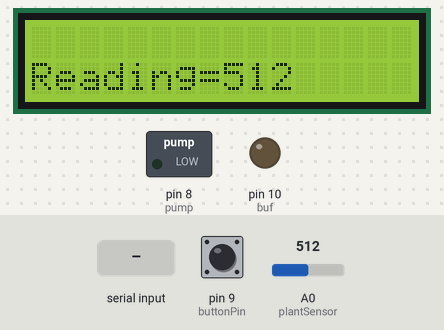
This sketch was run on a simulated Arduino Uno, built with avr-gcc and run on an emulated ATmega328P. On the bench: 16×2 character LCD, switched loads named in the sketch (green lamp = pin HIGH), output pins drawn as LEDs (lit = HIGH). The inputs (shaded band) are chosen by the test bench; at power-on: A0 (plantSensor) = 512, pin 9 (buttonPin) LOW. What the sketch prints to the serial monitor is not drawn.

Above: at 4.2 s.
5.4 s: A0 (plantSensor) set to 589
At 7.9 s:
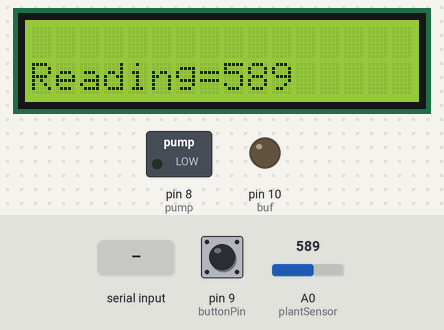
9.6 s: A0 (plantSensor) set to 610
At 16.1 s:
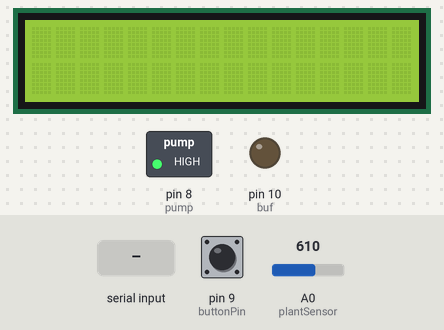
20.4 s: pin 9 (buttonPin) pulled HIGH for 2.15 s
24.0 s: "n" received over the second serial link
At 26.1 s:
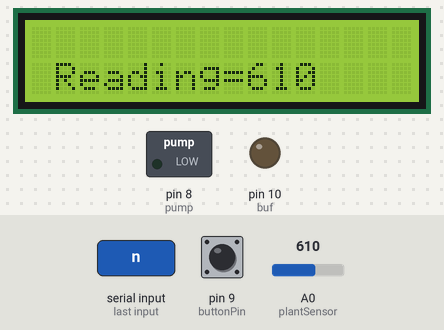
31.5 s: "f" received over the second serial link
At 33.2 s:
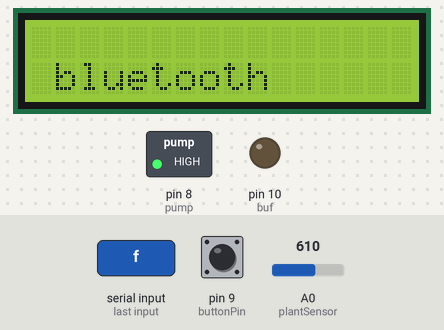
35.1 s: A0 (plantSensor) set to 590
At 44.9 s:
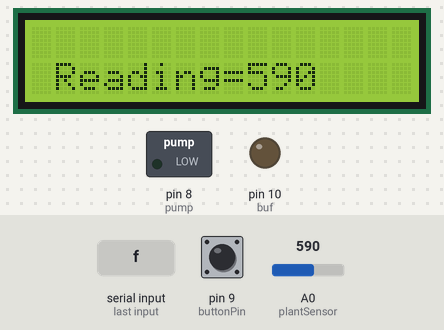
Timing chart, 0 to 46.4 s (numbered marks = the images above; inputs shaded):
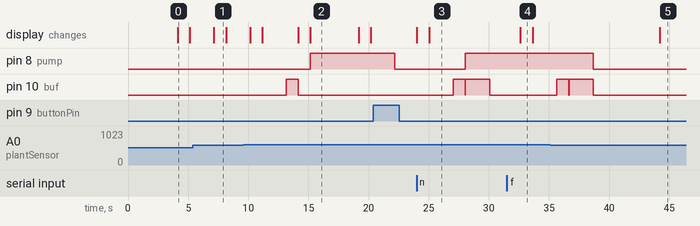

The sketch:

Code_Arduino.ino
```cpp
#include <SoftwareSerial.h> //Software Serial Port
#include <LiquidCrystal.h> // include the library code
#define RxD 6 // This is the pin that the Bluetooth (BT_TX) will transmit to the Arduino (RxD)
#define TxD 7 // This is the pin that the Bluetooth (BT_RX) will receive from the Arduino (TxD)
#define lothreshold 600 // Defining Thresholds
#define upthreshold 900//
#define DEBUG_ENABLED 1//
SoftwareSerial blueToothSerial(RxD,TxD);//
int plantSensor=A0; // sensor pins
int value=0;  //initializing sensor value & variables
int pump=8; // water pump control pin
int buf=10;
LiquidCrystal lcd(12,11,5,4,3,2); // initialize the library with the numbers of the interface pins
const int buttonPin=9;//
int buttonState=0;// variable for reading the pushbutton status
void watering();//
void setup()
{
  Serial.begin(9600);//
  pinMode(RxD,INPUT); // Setup the Arduino to receive INPUT from the bluetooth shield on Digital Pin 6
  pinMode(TxD,OUTPUT); // Setup the Arduino to send data (OUTPUT) to the bluetooth shield on Digital Pin 7
  setupBlueToothConnection(); //Used to initialise the Bluetooth shield
  pinMode(pump,OUTPUT);//
  pinMode(buf,OUTPUT);
  pinMode(buttonPin,INPUT);//
  lcd.begin(16,2); // set up the LCD's number of columns and rows:
  digitalWrite(pump,LOW); //pump off at initial
}

void loop()
{ char recvChar;
  int f=0;
  buttonState=digitalRead(buttonPin); // read the state of the pushbutton value:
  value=analogRead(plantSensor); //Reading values from sensor
  if(buttonState==HIGH)
   {
     while(1)
      {
         if(blueToothSerial.available())//check if there's any data sent from the remote bluetooth shield
           {
             Serial.println("bluetooth");
             //if(blueToothSerial.read()!='0')

             recvChar=blueToothSerial.read();

             blueToothSerial.print("\n        Reading=  ");
             blueToothSerial.print(value);
             Serial.print(recvChar); // Print the character received to the Serial Monitor (if required)
             lcd.clear();
             lcd.setCursor(0,1);
             lcd.print("\nbluetooth");
             delay(1000);
             lcd.clear();
             lcd.setCursor(0,1);
             lcd.print("\nReading=");
             lcd.print(value); // Print a message to the LCD.
             delay(2000);

             if(value>=lothreshold)
              { digitalWrite(buf, HIGH); //buzzer on
                delay(1000);
                digitalWrite(buf, LOW); //buzzer off

                 blueToothSerial.print("\n         LOW");
                 blueToothSerial.print("\n        ON PUMP\n");
              }

             if(recvChar=='n')//If the character received = 'r' , then change the RGB led to display a RED colour
             {
                 digitalWrite(pump, HIGH); //Pump onn

              }

             if(value<=upthreshold)
              {
                digitalWrite(buf, HIGH); //BUZZER ON
                delay(2000);
                digitalWrite(buf, LOW); //buzzer off
                 blueToothSerial.print("\nHIGH");
                 blueToothSerial.print("\nOFF PUMP");
              }

             if(recvChar=='f')
              {

                digitalWrite(pump, LOW); //Pump off
                delay(3000); //Wait till extra water flows out
              }

             if(recvChar=='c')
              { f=1;
                break;
              }
              delay(2500);
             value=analogRead(plantSensor);
             blueToothSerial.print("\n        Reading=  ");
             blueToothSerial.print(value);
             Serial.print(recvChar); // Print the character received to the Serial Monitor (if required)
             lcd.clear();
             lcd.setCursor(0,1);
             lcd.print("\nbluetooth");
             lcd.clear();
             lcd.setCursor(0,1);
             lcd.print("\nReading=");
             lcd.print(value); // Print a message to the LCD.

           }
         if(f==1)
          {
             break;
          }
       }
     }
  else
   {
    Serial.println("Automatic");
    value=analogRead(plantSensor); //Reading values from sensor
    Serial.println(value);  //Displaying values on serial monitor for debugging
    lcd.clear();
    lcd.setCursor(0,1);
    lcd.print("Reading=");
    lcd.print(value); // Print a message to the LCD.
    delay(1000);
    lcd.clear();
    delay(2000);

    if(value>=lothreshold)
     {
      watering();  //control watering operations
      delay(2000);
     }

     value=analogRead(plantSensor);
     lcd.clear();
     lcd.setCursor(0,1);
     lcd.print("Reading=");
     lcd.print(value); // Print a message to the LCD.
     delay(1000);
     lcd.clear();
     delay(2000);

     if(value<=upthreshold)
     {
      digitalWrite(pump,LOW); //Pump off

     }
   }

}

void watering()
{ digitalWrite(buf, HIGH); //Buzzer On
  delay(1000);
  digitalWrite(buf, LOW);
  Serial.println("Watering  Plant");
  lcd.clear();
  lcd.setCursor(0,1);
  lcd.print("Watering");// Print a message to the LCD.
  lcd.print(" Plant");
  delay(1000);
  lcd.clear();
  digitalWrite(pump,HIGH); //Pump onn
  delay(2000);

}

//setup the bluetooth shield
void setupBlueToothConnection()
{
 blueToothSerial.begin(9600); //Set BluetoothBee BaudRate to default baud rate 9600
 blueToothSerial.print("\r\n+STWMOD=0\r\n"); //set the bluetooth work in slave mode
 blueToothSerial.print("\r\n+STNA=SeeedBTSlave\r\n"); //set the bluetooth name as "SeeedBTSlave"
 blueToothSerial.print("\r\n+STOAUT=1\r\n"); // Permit Paired device to connect me
 blueToothSerial.print("\r\n+STAUTO=0\r\n"); // Auto-connection should be forbidden here
 delay(2000); // This delay is required.
 blueToothSerial.print("\r\n+INQ=1\r\n"); //make the slave bluetooth inquirable
 Serial.println("The slave bluetooth is inquirable!");
 delay(2000); // This delay is required.
 blueToothSerial.flush();
}
```

Measured:
- the behaviour switches between 599 and 600 on A0 (plantSensor) (found by bisection; images 1 and 2)
- after the input at 5.4 s, the display: changes after 1.7 s (image 1)
- after the input at 9.6 s, pin 8 (pump): LOW → HIGH after 5.6 s; pin 10 (buf): LOW → HIGH after 3.6 s, → LOW 1.0 s later; the display: first changes after 0.56 s (image 2 shows a later state)
- after the input at 24.0 s, pin 8 (pump): LOW → HIGH after 4.1 s; pin 10 (buf): LOW → HIGH after 3.0 s, → LOW 1.0 s later, → HIGH 0.03 s later, → LOW 2.0 s later; the display: first changes at once (image 3 shows a later state)
- after the input at 31.5 s, the display: changes after 1.1 s (image 4)
- after the input at 35.1 s, the display: changes after 9.1 s (image 5)
- what the display in image 0 shows lasts 1.0 s, from 4.1 s to 5.1 s
